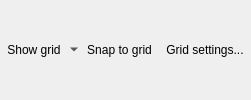
        <widget class="QWidget" name="GridWidget" native="true">
         <property name="sizePolicy">
          <sizepolicy hsizetype="Fixed" vsizetype="Fixed">
           <horstretch>0</horstretch>
           <verstretch>0</verstretch>
          </sizepolicy>
         </property>
         <layout class="QHBoxLayout" name="horizontalLayout_11">
          <property name="spacing">
           <number>0</number>
          </property>
          <property name="margin">
           <number>0</number>
          </property>
          <item>
           <widget class="QToolButton" name="TBgridToolButton">
            <property name="text">
             <string>Show grid</string>
            </property>
            <property name="icon">
             <iconset resource="resources.qrc">
              <normaloff>:/resources/RES/grid.png</normaloff>:/resources/RES/grid.png</iconset>
            </property>
            <property name="checkable">
             <bool>true</bool>
            </property>
            <property name="checked">
             <bool>false</bool>
            </property>
            <property name="popupMode">
             <enum>QToolButton::MenuButtonPopup</enum>
            </property>
            <property name="autoRaise">
             <bool>true</bool>
            </property>
           </widget>
          </item>
          <item>
           <widget class="QToolButton" name="toolButton_8">
            <property name="text">
             <string>Snap to grid</string>
            </property>
            <property name="icon">
             <iconset resource="resources.qrc">
              <normaloff>:/resources/RES/guide_snap.png</normaloff>:/resources/RES/guide_snap.png</iconset>
            </property>
            <property name="checkable">
             <bool>true</bool>
            </property>
            <property name="autoRaise">
             <bool>true</bool>
            </property>
           </widget>
          </item>
          <item>
           <widget class="QToolButton" name="toolButton_9">
            <property name="text">
             <string>Grid settings...</string>
            </property>
            <property name="icon">
             <iconset resource="resources.qrc">
              <normaloff>:/resources/RES/ffficons/cog.png</normaloff>:/resources/RES/ffficons/cog.png</iconset>
            </property>
            <property name="checkable">
             <bool>true</bool>
            </property>
            <property name="autoRaise">
             <bool>true</bool>
            </property>
           </widget>
          </item>
         </layout>
        </widget>
